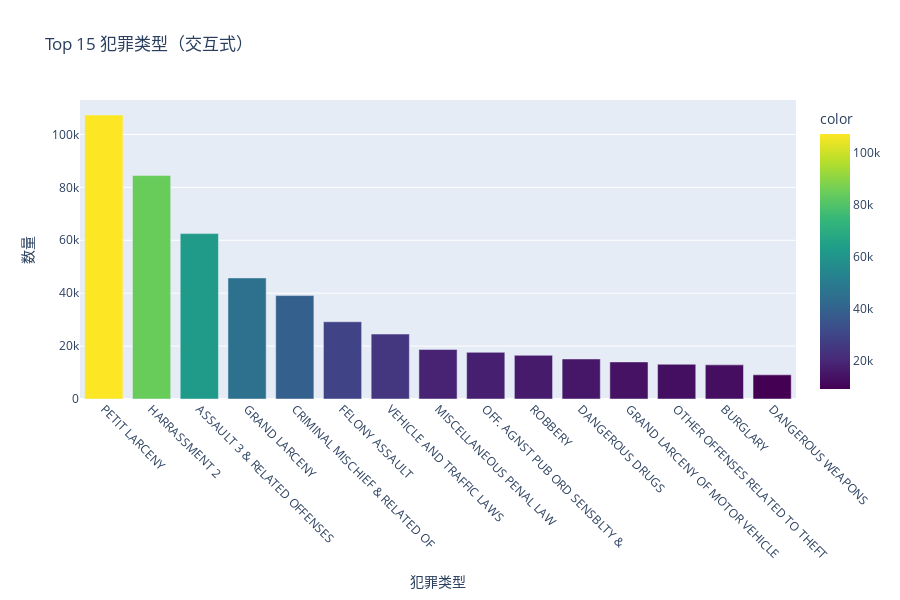

The notebook cell saved with this chart:
### Markdown cell above
## 图表12：交互式Plotly柱状图 - Top 15犯罪类型

### Code cell
# Top 15 犯罪类型
top15_crimes = df['ofns_desc'].value_counts().head(15)

# 创建交互式柱状图
fig = px.bar(
    x=top15_crimes.index,
    y=top15_crimes.values,
    title='Top 15 犯罪类型（交互式）',
    labels={'x': '犯罪类型', 'y': '数量'},
    color=top15_crimes.values,
    color_continuous_scale='viridis'
)
fig.update_layout(height=600, showlegend=False)
fig.update_xaxes(tickangle=45)
fig.show()

### Figure 1 — Plotly figure (JSON) as saved in the notebook; plotly's stock layout.template omitted (floating-point values rounded to 4 significant figures)
{"data": [{"hovertemplate": "犯罪类型=%{x}<br>数量=%{y}<br>color=%{marker.color}<extra></extra>", "legendgroup": "", "marker": {"color": [107372, 84465, 62522, 45765, 39095, 29203, 24542, 18736, 17646, 16511, 15128, 14019, 13124, 12903, 9136], "coloraxis": "coloraxis", "pattern": {"shape": ""}}, "name": "", "orientation": "v", "showlegend": false, "textposition": "auto", "type": "bar", "x": ["PETIT LARCENY", "HARRASSMENT 2", "ASSAULT 3 & RELATED OFFENSES", "GRAND LARCENY", "CRIMINAL MISCHIEF & RELATED OF", "FELONY ASSAULT", "VEHICLE AND TRAFFIC LAWS", "MISCELLANEOUS PENAL LAW", "OFF. AGNST PUB ORD SENSBLTY &", "ROBBERY", "DANGEROUS DRUGS", "GRAND LARCENY OF MOTOR VEHICLE", "OTHER OFFENSES RELATED TO THEFT", "BURGLARY", "DANGEROUS WEAPONS"], "xaxis": "x", "y": [107372, 84465, 62522, 45765, 39095, 29203, 24542, 18736, 17646, 16511, 15128, 14019, 13124, 12903, 9136], "yaxis": "y"}], "layout": {"barmode": "relative", "coloraxis": {"colorbar": {"title": {"text": "color"}}, "colorscale": [[0, "#440154"], [0.1111, "#482878"], [0.2222, "#3e4989"], [0.3333, "#31688e"], [0.4444, "#26828e"], [0.5556, "#1f9e89"], [0.6667, "#35b779"], [0.7778, "#6ece58"], [0.8889, "#b5de2b"], [1, "#fde725"]]}, "height": 600, "legend": {"tracegroupgap": 0}, "showlegend": false, "title": {"text": "Top 15 犯罪类型（交互式）"}, "xaxis": {"anchor": "y", "domain": [0, 1], "tickangle": 45, "title": {"text": "犯罪类型"}}, "yaxis": {"anchor": "x", "domain": [0, 1], "title": {"text": "数量"}}}}
